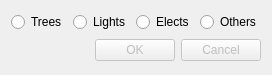
<?xml version="1.0" encoding="UTF-8"?>
<ui version="4.0">
 <class>ChoiceOutDialog</class>
 <widget class="QDialog" name="ChoiceOutDialog">
  <property name="geometry">
   <rect>
    <x>0</x>
    <y>0</y>
    <width>268</width>
    <height>75</height>
   </rect>
  </property>
  <property name="windowTitle">
   <string>Choice</string>
  </property>
  <layout class="QGridLayout" name="gridLayout">
   <item row="0" column="0">
    <layout class="QHBoxLayout" name="horizontalLayout">
     <item>
      <widget class="QRadioButton" name="treeRadioButton">
       <property name="text">
        <string>Trees</string>
       </property>
      </widget>
     </item>
     <item>
      <widget class="QRadioButton" name="lightRadioButton">
       <property name="text">
        <string>Lights</string>
       </property>
      </widget>
     </item>
     <item>
      <widget class="QRadioButton" name="electRadioButton">
       <property name="text">
        <string>Elects</string>
       </property>
      </widget>
     </item>
     <item>
      <widget class="QRadioButton" name="othersRadioButton">
       <property name="text">
        <string>Others</string>
       </property>
      </widget>
     </item>
    </layout>
   </item>
   <item row="1" column="0">
    <widget class="QDialogButtonBox" name="buttonBox">
     <property name="enabled">
      <bool>false</bool>
     </property>
     <property name="orientation">
      <enum>Qt::Horizontal</enum>
     </property>
     <property name="standardButtons">
      <set>QDialogButtonBox::Cancel|QDialogButtonBox::Ok</set>
     </property>
    </widget>
   </item>
  </layout>
 </widget>
 <resources/>
 <connections>
  <connection>
   <sender>buttonBox</sender>
   <signal>accepted()</signal>
   <receiver>ChoiceOutDialog</receiver>
   <slot>accept()</slot>
   <hints>
    <hint type="sourcelabel">
     <x>227</x>
     <y>57</y>
    </hint>
    <hint type="destinationlabel">
     <x>157</x>
     <y>74</y>
    </hint>
   </hints>
  </connection>
  <connection>
   <sender>buttonBox</sender>
   <signal>rejected()</signal>
   <receiver>ChoiceOutDialog</receiver>
   <slot>reject()</slot>
   <hints>
    <hint type="sourcelabel">
     <x>258</x>
     <y>63</y>
    </hint>
    <hint type="destinationlabel">
     <x>267</x>
     <y>74</y>
    </hint>
   </hints>
  </connection>
  <connection>
   <sender>treeRadioButton</sender>
   <signal>clicked(bool)</signal>
   <receiver>buttonBox</receiver>
   <slot>setEnabled(bool)</slot>
   <hints>
    <hint type="sourcelabel">
     <x>26</x>
     <y>24</y>
    </hint>
    <hint type="destinationlabel">
     <x>90</x>
     <y>61</y>
    </hint>
   </hints>
  </connection>
  <connection>
   <sender>lightRadioButton</sender>
   <signal>clicked(bool)</signal>
   <receiver>buttonBox</receiver>
   <slot>setEnabled(bool)</slot>
   <hints>
    <hint type="sourcelabel">
     <x>101</x>
     <y>19</y>
    </hint>
    <hint type="destinationlabel">
     <x>96</x>
     <y>54</y>
    </hint>
   </hints>
  </connection>
  <connection>
   <sender>electRadioButton</sender>
   <signal>clicked(bool)</signal>
   <receiver>buttonBox</receiver>
   <slot>setEnabled(bool)</slot>
   <hints>
    <hint type="sourcelabel">
     <x>162</x>
     <y>26</y>
    </hint>
    <hint type="destinationlabel">
     <x>48</x>
     <y>61</y>
    </hint>
   </hints>
  </connection>
  <connection>
   <sender>othersRadioButton</sender>
   <signal>clicked(bool)</signal>
   <receiver>buttonBox</receiver>
   <slot>setEnabled(bool)</slot>
   <hints>
    <hint type="sourcelabel">
     <x>221</x>
     <y>22</y>
    </hint>
    <hint type="destinationlabel">
     <x>182</x>
     <y>59</y>
    </hint>
   </hints>
  </connection>
 </connections>
</ui>
